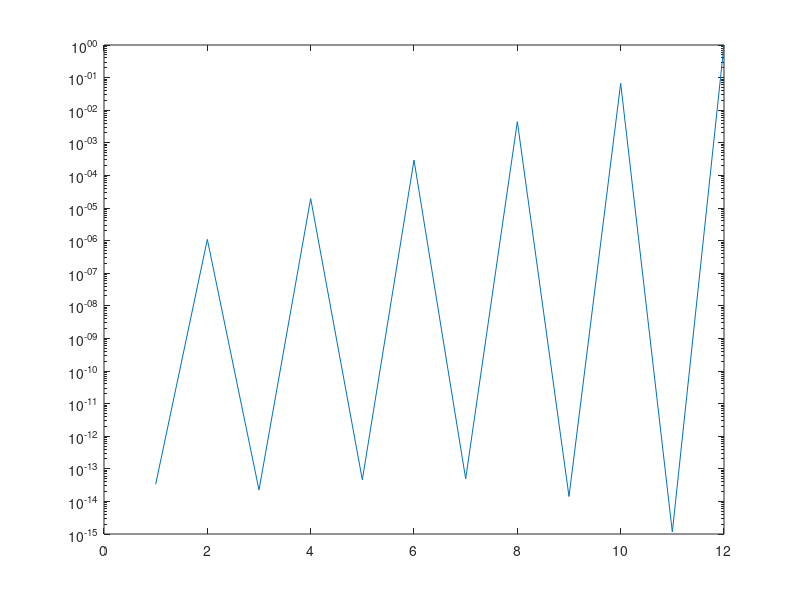

Write the MATLAB code that produced this figure.
% problema 6
cs=1:15;
n=11;

jdispari=1:2:n+1;
jpari=2:2:n+1;

xinterp=linspace(-1,1,101);
xeval=linspace(-1,1,1000);

for k=1:length(cs)
    c=cs(k);
    f=@(x) c./(c+x.^2);
    
    yinterp=f(xinterp);
    yeval=f(xeval);
    
    coef=polyfit(xinterp,yinterp,n);
    
    semilogy(abs(coef))
    pause(1)
    fprintf('massimo coefficiente di grado pari = %1.5e\n',max(abs(coef(jpari))))
    fprintf('massimo coefficiente di grado dispari = %1.5e\n',max(abs(coef(jdispari))))
end

% come si vede da grafici e stampa a video i coefficienti dei gradi dispari
% sono molto piccoli, la funzione è pari e i nodi di approssimazione
% simmetrici, il probema è simmetrico dunque la soluzione "esatta" avrebbe
% soli gradi pari, numericamente vengono calcolati polinomi con piccoli
% coef relativi ai gradi dispari.